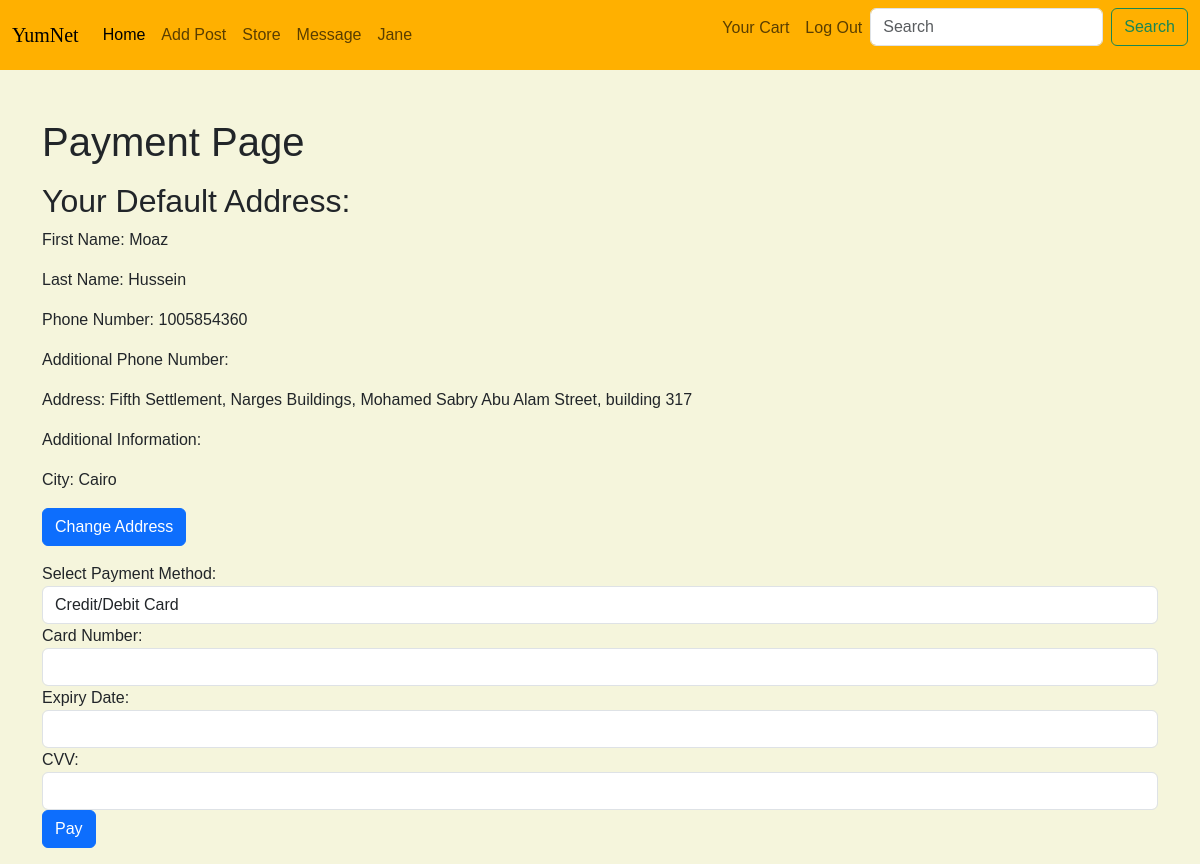
Screenshot of /payment.php (signed in) with the database file from the repository.
### tables this page shows
CREATE TABLE `user_address` (
  `address_id` int(11) NOT NULL,
  `user_id` int(11) NOT NULL,
  `first_name` varchar(255) NOT NULL,
  `last_name` varchar(255) NOT NULL,
  `phone_prefix` varchar(10) NOT NULL,
  `phone_number` varchar(20) NOT NULL,
  `additional_phone` varchar(20) DEFAULT NULL,
  `address` varchar(255) NOT NULL,
  `additional_info` varchar(255) DEFAULT NULL,
  `city` varchar(255) NOT NULL,
  `set_default` tinyint(1) NOT NULL DEFAULT 0
);

### payment.php (the view, shortened to what this page needs)
<?php
require 'config.php';
require 'includes_and_requires/bootstrap.php';
$user_id = $_SESSION['user_id'];
$default_address_sql = "SELECT * FROM user_address WHERE user_id = '$user_id' AND set_default = 1";
$result = $conn->query($default_address_sql);
$default_address = null;
if ($result->num_rows > 0) {
    $default_address = $result->fetch_assoc();
}
include 'styleTemp.php';
include 'includes_and_requires/menu.php';
?>
<!DOCTYPE html>
<html lang="en">
<head>
</head>
<body>
<div class="container">
        <h1 class="mt-5">Payment Page</h1>
        <div class="mt-3">
            <h2>Your Default Address:</h2>
            <p>First Name: <?php echo $default_address['first_name']; ?></p>
            <p>Last Name: <?php echo $default_address['last_name']; ?></p>
            <p>Phone Number: <?php echo $default_address['phone_number']; ?></p>
            <p>Additional Phone Number: <?php echo $default_address['additional_phone']; ?></p>
            <p>Address: <?php echo $default_address['address']; ?></p>
            <p>Additional Information: <?php echo $default_address['additional_info']; ?></p>
            <p>City: <?php echo $default_address['city']; ?></p>
            <form action="change_address.php" method="POST">
                <button type="submit" class="btn btn-primary">Change Address</button>
            </form>
        </div>
        <form action="process_payment.php" method="POST">
            <div class="form-group">
                <label for="payment_method">Select Payment Method:</label>
                <select class="form-control" id="payment_method" name="payment_method" onchange="toggleCreditCardFields()" required>
                    <option value="card">Credit/Debit Card</option>
                </select>
            </div>
            <div id="credit_card_fields">
                <div class="form-group">
                    <label for="card_number">Card Number:</label>
                    <input type="text" class="form-control" id="card_number" name="card_number" required>
                </div>
                <div class="form-group">
                    <label for="expiry_date">Expiry Date:</label>
                    <input type="text" class="form-control" id="expiry_date" name="expiry_date" required>
                </div>
                <div class="form-group">
                    <label for="cvv">CVV:</label>
                    <input type="text" class="form-control" id="cvv" name="cvv" required>
                </div>
            </div>
            <button type="submit" class="btn btn-primary" id="pay_button">Pay</button>
        </form>
    </div>
</body>
</html>

### style11.css (style rules this page uses)
body { font-family: sans-serif; background-color: #F5F5DC; }

### rows the page displays
user_address: first_name "Moaz", last_name "Hussein", phone_number "1005854360", address "Fifth Settlement, Narges Buildings, Mohamed Sabry Abu Alam Street, building 317", city "Cairo"

### other values shown
$_SESSION[first_name] "Jane"
